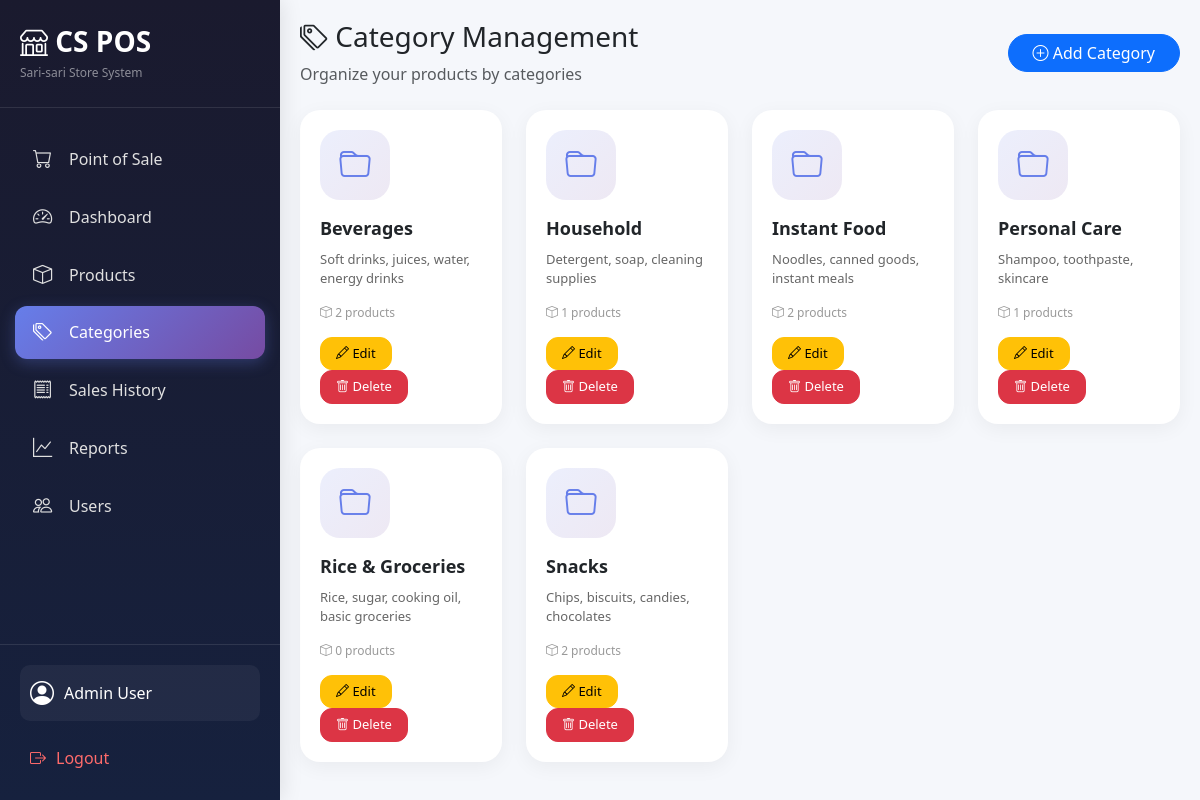
Page /frontend/categories.php (signed in) on the committed database.
### tables this page shows
CREATE TABLE categories (
    categoryID INT UNSIGNED AUTO_INCREMENT PRIMARY KEY,
    categoryName VARCHAR(100) NOT NULL UNIQUE,
    categoryDesc TEXT,
    created_at TIMESTAMP DEFAULT CURRENT_TIMESTAMP,
    updated_at TIMESTAMP DEFAULT CURRENT_TIMESTAMP ON UPDATE CURRENT_TIMESTAMP,
    dateDeleted TIMESTAMP NULL
);

### frontend/categories.php (the view, shortened to what this page needs)
<?php
require_once '../backend/database.php';
?>
<!DOCTYPE html>
<html lang="en">
<head>
<link href="https://cdn.jsdelivr.net/npm/bootstrap@5.3.2/dist/css/bootstrap.min.css" rel="stylesheet">
<link rel="stylesheet" href="https://cdn.jsdelivr.net/npm/bootstrap-icons@1.11.1/font/bootstrap-icons.css">
</head>
<body>
<?php include "nav.php"; ?>
<div class="main-content">
    <div class="d-flex justify-content-between align-items-center mb-4">
        <div>
            <h3><i class="bi bi-tags"></i> Category Management</h3>
            <p class="text-muted mb-0">Organize your products by categories</p>
        </div>
        <button class="btn btn-primary rounded-pill px-4" data-bs-toggle="modal" data-bs-target="#addCategoryModal">
            <i class="bi bi-plus-circle"></i> Add Category
        </button>
    </div>
    <div class="row g-4">
        <?php
        $query = "SELECT c.*, COUNT(p.productID) as product_count
                  FROM categories c
                  LEFT JOIN products p ON c.categoryID = p.categoryID AND p.dateDeleted IS NULL
                  WHERE c.dateDeleted IS NULL
                  GROUP BY c.categoryID
                  ORDER BY c.categoryName";
        $result = mysqli_query($conn, $query);
        while($row = mysqli_fetch_assoc($result)):
        ?>
        <div class="col-md-4 col-lg-3">
            <div class="category-card">
                <div class="category-icon">
                    <i class="bi bi-folder"></i>
                </div>
                <div class="category-name"><?php echo htmlspecialchars($row['categoryName']); ?></div>
                <div class="category-desc"><?php echo htmlspecialchars(substr($row['categoryDesc'] ?? '', 0, 60)); ?></div>
                <div class="category-stats">
                    <i class="bi bi-box"></i> <?php echo $row['product_count']; ?> products
                </div>
                <div>
                    <button class="btn btn-sm btn-warning btn-category-action" data-bs-toggle="modal" data-bs-target="#editCategoryModal<?php echo $row['categoryID']; ?>">
                        <i class="bi bi-pencil"></i> Edit
                    </button>
                    <button class="btn btn-sm btn-danger btn-category-action" data-bs-toggle="modal" data-bs-target="#deleteCategoryModal<?php echo $row['categoryID']; ?>">
                        <i class="bi bi-trash"></i> Delete
                    </button>
                </div>
            </div>
        </div>
        <?php endwhile; ?>
    </div>
</div>
</body>
</html>

### frontend/nav.php (shortened to what this page needs)
<div class="sidebar">
    <div class="sidebar-header">
        <h3><i class="bi bi-shop"></i> CS POS</h3>
        <p class="text-white-50">Sari-sari Store System</p>
    </div>
    <div class="sidebar-menu">
        <a href="pos.php" class="menu-item">
            <i class="bi bi-cart"></i> Point of Sale
        </a>
        <a href="dashboard.php" class="menu-item">
            <i class="bi bi-speedometer2"></i> Dashboard
        </a>
        <a href="products.php" class="menu-item">
            <i class="bi bi-box"></i> Products
        </a>
        <a href="categories.php" class="menu-item">
            <i class="bi bi-tags"></i> Categories
        </a>
        <a href="sales.php" class="menu-item">
            <i class="bi bi-receipt"></i> Sales History
        </a>
        <a href="reports.php" class="menu-item">
            <i class="bi bi-graph-up"></i> Reports
        </a>
        <a href="user.php" class="menu-item">
            <i class="bi bi-people"></i> Users
        </a>
    </div>
    <div class="sidebar-footer">
        <div class="user-info">
            <i class="bi bi-person-circle"></i>
            <span><?php echo $_SESSION['fullName'] ?? 'User'; ?></span>
        </div>
        <a href="#" onclick="event.preventDefault(); confirmLogout();" class="logout-btn">
            <i class="bi bi-box-arrow-right"></i> Logout
        </a>
    </div>
</div>

### frontend/categories.php (style rules this page uses)
.category-card { background: white; border-radius: 20px; padding: 20px; transition: all 0.3s ease; box-shadow: 0 5px 20px rgba(0,0,0,0.05); height: 100%; }
.category-icon { width: 70px; height: 70px; background: linear-gradient(135deg, #667eea20 0%, #764ba220 100%); border-radius: 20px; display: flex; align-items: center; justify-content: center; margin-bottom: 15px; }
.category-icon i { font-size: 32px; color: #667eea; }
.category-name { font-size: 18px; font-weight: 600; margin-bottom: 8px; }
.category-desc { color: #666; font-size: 13px; margin-bottom: 15px; }
.category-stats { font-size: 12px; color: #999; margin-bottom: 15px; }
.btn-category-action { padding: 6px 15px; border-radius: 12px; font-size: 13px; }

### frontend/nav.php (style rules this page uses)
.sidebar { width: 280px; height: 100vh; background: linear-gradient(180deg, #1a1a2e 0%, #16213e 100%); color: #fff; position: fixed; left: 0; top: 0; display: flex; flex-direction: column; box-shadow: 2px 0 20px rgba(0,0,0,0.1); z-index: 1000; }
.sidebar-header { padding: 25px 20px; border-bottom: 1px solid rgba(255,255,255,0.1); }
.sidebar-header h3 { font-weight: 600; margin-bottom: 5px; }
.sidebar-header p { font-size: 12px; margin: 0; }
.sidebar-menu { flex: 1; padding: 20px 15px; overflow-y: auto; }
.menu-item { display: flex; align-items: center; gap: 12px; padding: 12px 18px; margin: 5px 0; color: #e0e0e0; text-decoration: none; border-radius: 12px; transition: all 0.3s ease; }
.menu-item i { font-size: 1.2rem; width: 24px; }
.menu-item.active { background: linear-gradient(135deg, #667eea 0%, #764ba2 100%); color: #fff; box-shadow: 0 4px 15px rgba(102,126,234,0.3); }
.sidebar-footer { padding: 20px; border-top: 1px solid rgba(255,255,255,0.1); }
.user-info { display: flex; align-items: center; gap: 10px; padding: 10px; background: rgba(255,255,255,0.05); border-radius: 10px; margin-bottom: 15px; }
.user-info i { font-size: 1.5rem; }
.logout-btn { display: flex; align-items: center; gap: 10px; padding: 10px; color: #ff6b6b; text-decoration: none; border-radius: 10px; transition: all 0.3s ease; }
.main-content { margin-left: 280px; padding: 20px; background: #f5f7fb; min-height: 100vh; }

### rows in the picture
categories: categoryName "Beverages", categoryDesc "Soft drinks, juices, water, energy drinks", product_count "2"
categories: categoryName "Household", categoryDesc "Detergent, soap, cleaning supplies", product_count "1"
categories: categoryName "Instant Food", categoryDesc "Noodles, canned goods, instant meals", product_count "2"
categories: categoryName "Personal Care", categoryDesc "Shampoo, toothpaste, skincare", product_count "1"
categories: categoryName "Rice & Groceries", categoryDesc "Rice, sugar, cooking oil, basic groceries", product_count "0"
categories: categoryName "Snacks", categoryDesc "Chips, biscuits, candies, chocolates", product_count "2"

### other values in the picture
$_SESSION['fullName'] "Admin User"
